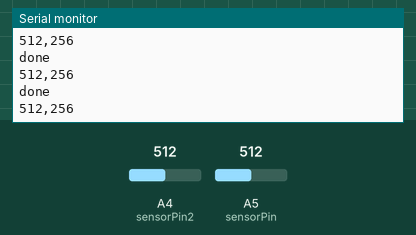
Recording of a sketch running on a simulated Arduino Uno, built with avr-gcc and run on an emulated ATmega328P. Parts: the last lines printed to the serial monitor. The test bench sets the inputs (shaded band); at power-on: A5 (sensorPin) = 512, A4 (sensorPin2) = 512.

Above: at 4.2 s.
4.3 s: A5 (sensorPin) set to 990
At 4.59 s:
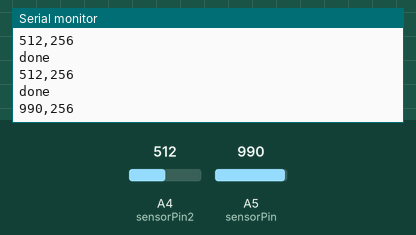
5.8 s: A5 (sensorPin) set to 1015
At 5.8 s:
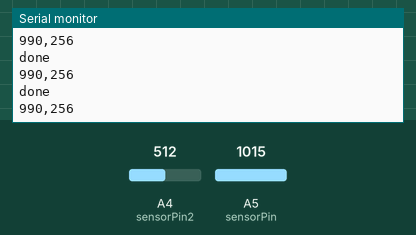
Timing chart, 0 to 8.8 s (numbered marks = the images above; inputs shaded):
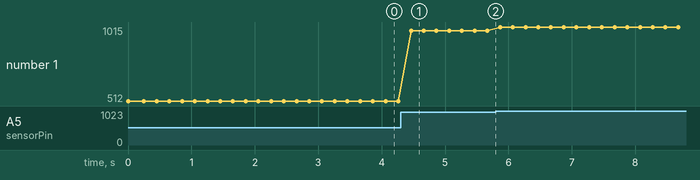

Measured:
- after the input at 4.3 s, the serial monitor: prints a new line after 0.16 s (image 1)
- plotted number 1: 512 → 990 after the input at 4.3 s, 990 → 1015 after the input at 5.8 s

The sketch:

readSensors.ino
```cpp
int sensorPin = A5;
int sensorPin2 = A4;
int sensorValue = 0;
int sensorValue2 = 0;

// This is a new comment

void setup() {
  Serial.begin(1200);

}

void loop() {
  sensorValue = analogRead(sensorPin);
  sensorValue2 = analogRead(sensorPin2)/2;
  Serial.print(sensorValue);
  Serial.print(",");
  Serial.println(sensorValue2);
  delay(200);
  Serial.println("done");

}
```
